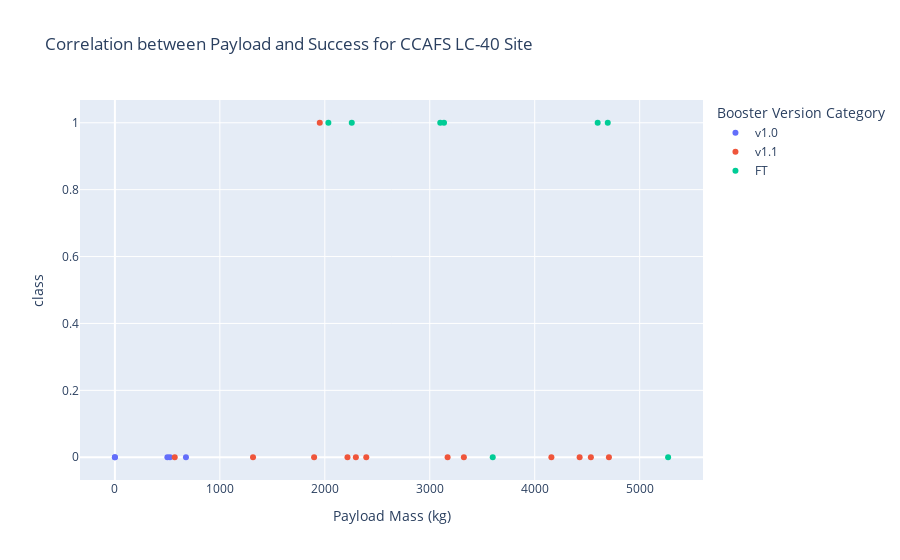

This figure's notebook cell:
### Code cell
fig = px.scatter(gh1, x="Payload Mass (kg)", y="class", color = "Booster Version Category", title="Correlation between Payload and Success for CCAFS LC-40 Site")
fig.show()

### Figure 1 — Plotly figure (JSON) as saved in the notebook; plotly's stock layout.template omitted (floating-point values rounded to 4 significant figures)
{"data": [{"hovertemplate": "Booster Version Category=v1.0<br>Payload Mass (kg)=%{x}<br>class=%{y}<extra></extra>", "legendgroup": "v1.0", "marker": {"color": "#636efa", "symbol": "circle"}, "mode": "markers", "name": "v1.0", "orientation": "v", "showlegend": true, "type": "scatter", "x": [0, 0, 525, 500, 677], "xaxis": "x", "y": [0, 0, 0, 0, 0], "yaxis": "y"}, {"hovertemplate": "Booster Version Category=v1.1<br>Payload Mass (kg)=%{x}<br>class=%{y}<extra></extra>", "legendgroup": "v1.1", "marker": {"color": "#EF553B", "symbol": "circle"}, "mode": "markers", "name": "v1.1", "orientation": "v", "showlegend": true, "type": "scatter", "x": [3170, 3325, 2296, 1316, 4535, 4428, 2216, 2395, 570, 4159, 1898, 4707, 1952], "xaxis": "x", "y": [0, 0, 0, 0, 0, 0, 0, 0, 0, 0, 0, 0, 1], "yaxis": "y"}, {"hovertemplate": "Booster Version Category=FT<br>Payload Mass (kg)=%{x}<br>class=%{y}<extra></extra>", "legendgroup": "FT", "marker": {"color": "#00cc96", "symbol": "circle"}, "mode": "markers", "name": "FT", "orientation": "v", "showlegend": true, "type": "scatter", "x": [2034, 5271, 3136, 4696, 3100, 3600, 2257, 4600], "xaxis": "x", "y": [1, 0, 1, 1, 1, 0, 1, 1], "yaxis": "y"}], "layout": {"legend": {"title": {"text": "Booster Version Category"}, "tracegroupgap": 0}, "title": {"text": "Correlation between Payload and Success for CCAFS LC-40 Site"}, "xaxis": {"anchor": "y", "domain": [0, 1], "title": {"text": "Payload Mass (kg)"}}, "yaxis": {"anchor": "x", "domain": [0, 1], "title": {"text": "class"}}}}
